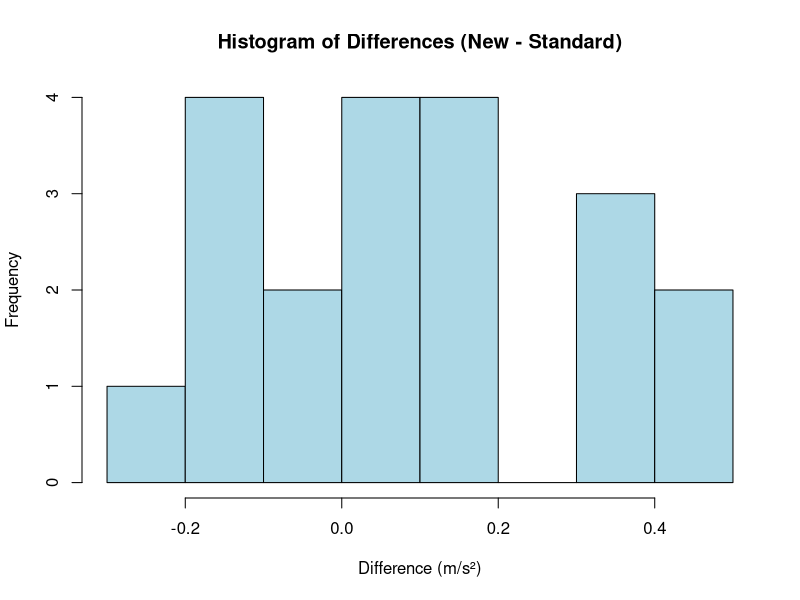
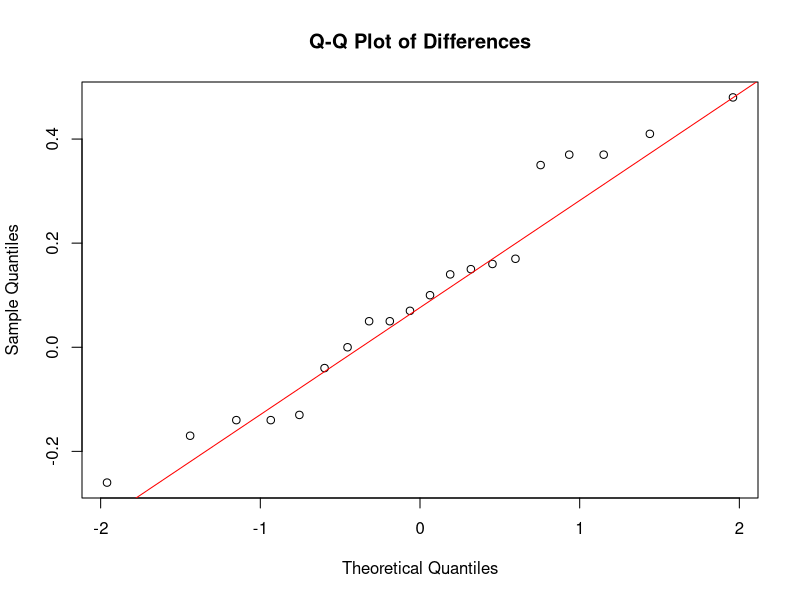
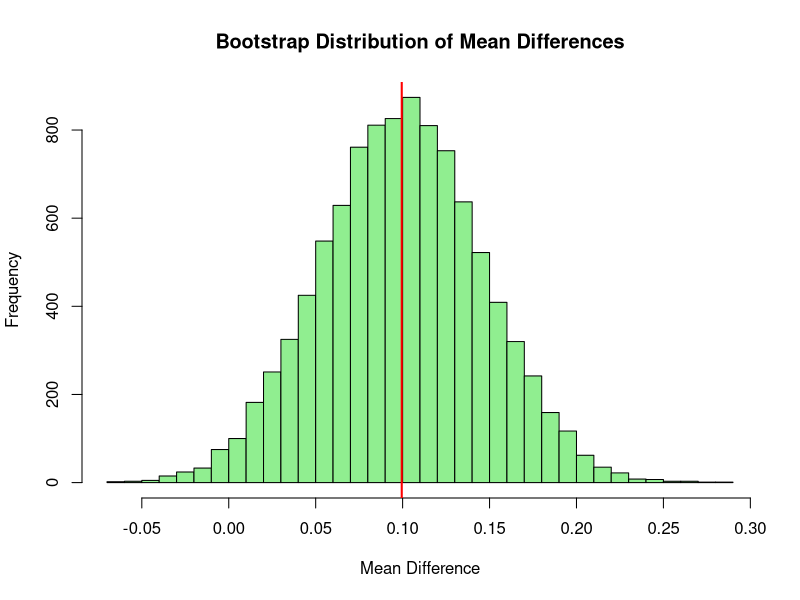
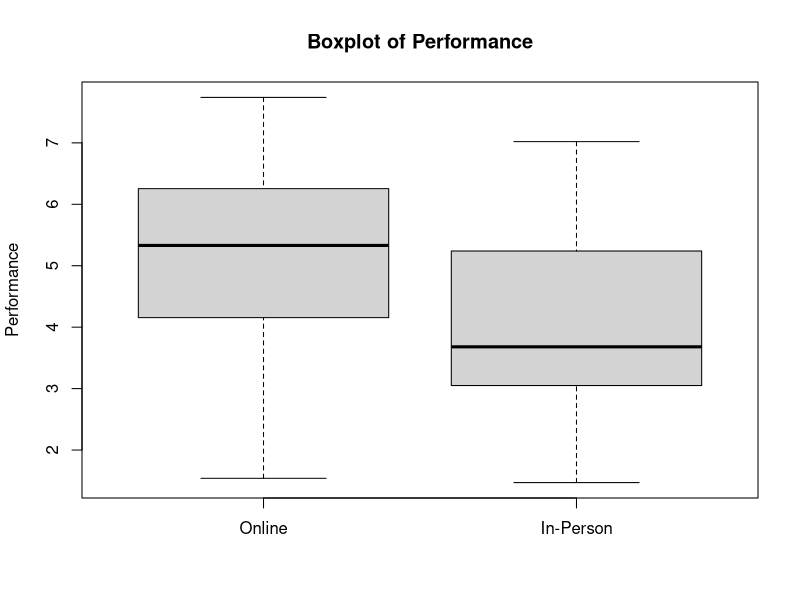
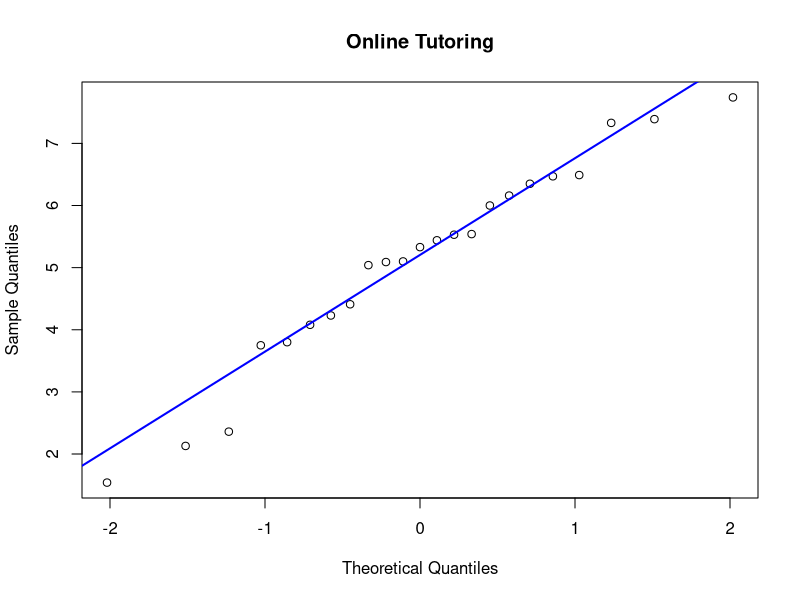
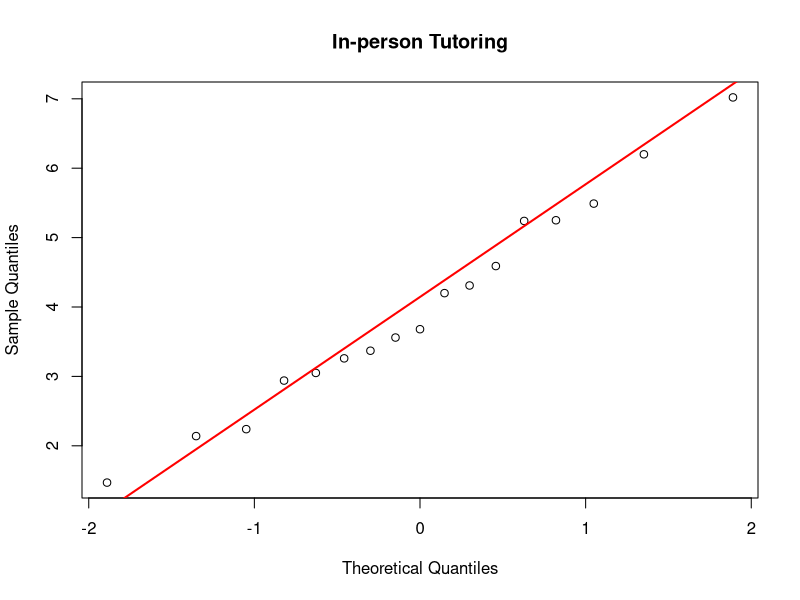

Write R code to recreate these figures, in order.
## ---- chunk 1
test.A = c(5.90, 5.26, 2.97, 7.15, 10.06, 11.87, 1.94, 6.27, 6.81, 4.08, 8.13, 15.18, 8.82, 3.87, 5.23, 11.29, 7.92, 12.82, 7.20, 10.03)
test.B = c(6.07, 4.89, 2.92, 7.00, 9.99, 11.70, 1.94, 5.86, 6.95, 4.03, 7.76, 15.02, 9.08, 3.73, 4.88, 10.81, 8.05, 12.96, 7.10, 10.07)
## ---- chunk 2
diffs <- test.A - test.B

n <- length(diffs)
mean_diff <- mean(diffs)
sd_diff <- sd(diffs)

# Histogram
hist(diffs, main = "Histogram of Differences (New - Standard)", 
     xlab = "Difference (m/s²)", col = "lightblue", breaks = 8)

# Q-Q Plot
qqnorm(diffs, main = "Q-Q Plot of Differences")
qqline(diffs, col = "red")

## ---- chunk 3

# t-statistic
t_obs <- mean_diff * sqrt(n) / sd_diff 

# One-sided P-value
p_value <- pt(t_obs, df = n - 1, lower.tail = FALSE)
n
mean_diff
sd_diff
t_obs
p_value

## ---- chunk 4

set.seed(123)
B <- 10000
bootstrap_stats <- numeric(B)

for (i in 1:B) {
  resample <- sample(diffs, replace = TRUE)
  bootstrap_stats[i] <- mean(resample)
}

hist(bootstrap_stats, 
     main = "Bootstrap Distribution of Mean Differences", 
     xlab = "Mean Difference", col = "lightgreen", breaks = 30)
abline(v = mean_diff, col = "red", lwd = 2)  # mark observed mean


## ---- chunk 5


# One-sided P-value: proportion of bootstrap means >= observed mean
p_bootstrap <- mean(bootstrap_stats >= mean_diff)
p_bootstrap


## ---- chunk 6

group.A = c(5.54, 4.41, 6.35, 5.04, 7.33, 6.47, 4.08, 6.00, 7.39, 5.53, 1.54, 6.16, 4.23, 2.36, 5.09, 5.10, 5.33, 3.75, 6.49, 2.13, 5.44, 7.74, 3.80)

group.B = c(4.31, 6.20, 5.25, 2.14, 3.26, 1.47, 2.24, 4.20, 3.56, 3.68, 7.02, 2.94,
5.49, 3.37, 4.59, 3.05, 5.24)

## ---- chunk 7

# Boxplot
boxplot(group.A, group.B, names = c("Online", "In-Person"), main = "Boxplot of Performance", ylab = "Performance")

# QQ plots for normality
qqnorm(group.A,main = "Online Tutoring"); qqline(group.A, col="blue", lwd=2)
qqnorm(group.B,main = "In-person Tutoring"); qqline(group.B, col="red", lwd=2)

sd(group.A)  
sd(group.B)  

## ---- chunk 8
nA <- length(group.A)  
nB <- length(group.B) 

meanA <- mean(group.A)  
meanB <- mean(group.B)  

sdA <- sd(group.A)  
sdB <- sd(group.B)  

# Pooled standard deviation
sp <- sqrt(((nA - 1)*sdA^2 + (nB - 1)*sdB^2) / (nA + nB - 2))  


# Test statistic
t_stat <- (meanA - meanB) / (sp * sqrt(1/nA + 1/nB))  

nA
nB
meanA
meanB
sdA
sdB
sp
t_stat
## ---- chunk 9

df <- nA + nB - 2
t_critical <- qt(0.975, df)


abs(t_stat) > t_critical


if (abs(t_stat) > t_critical) {
  cat("Reject the null hypothesis: There is a significant difference in performance.\n")
} else {
  cat("Fail to reject the null hypothesis: No significant difference detected.\n")
}

cat("t-statistic:", round(t_stat, 3), "\n")
cat("Critical t-value:", round(t_critical, 3), "\n")
cat("Degrees of freedom:", df, "\n")


## ---- chunk 10
t.test(group.A, group.B, var.equal = FALSE)

## ---- chunk 11

# Welch t-statistic
numerator <- meanA - meanB
se <- sqrt((sdA^2 / nA) + (sdB^2 / nB))
t_welch <- numerator / se

# Degrees of freedom 
df_welch <- ((sdA^2 / nA + sdB^2 / nB)^2) /
  (((sdA^2 / nA)^2) / (nA - 1) + ((sdB^2 / nB)^2) / (nB - 1))

# Two-tailed p-value
p_value <- 2 * pt(-abs(t_welch), df = df_welch)


cat("Welch t-statistic:", round(t_welch, 4), "\n") # Using round method to round up the digits upto the digits mentioned next to it.
cat("Degrees of freedom:", round(df_welch, 3), "\n")
cat("P-value:", round(p_value, 5), "\n")

## ---- chunk 12

# Loading the knitr package
library(knitr)

# Creating the table data frame
obs_table <- data.frame(
  `Age Group` = c("Under 18", "18–29", "30–49", "50+", "Total"),
  Laptop = c(12, 14, 16, 8, 50),
  Desktop = c(6, 10, 12, 16, 44),
  Tablet = c(12, 6, 12, 6, 36),
  Total = c(30, 30, 40, 30, 130)
)

# Display the table
kable(obs_table, caption = "Observed Frequencies with Row and Column Totals")

## ---- chunk 13


# Create the expected frequency table with formulas and values
expected_table <- data.frame(
  `Age Group` = c("Under 18", "18–29", "30–49", "50+", "**Total**"),
  `Laptop (E)` = c(
    "$\\frac{30 \\times 50}{130} = 11.54$",
    "$\\frac{30 \\times 50}{130} = 11.54$",
    "$\\frac{40 \\times 50}{130} = 15.38$",
    "$\\frac{30 \\times 50}{130} = 11.54$",
    "50"
  ),
  `Desktop (E)` = c(
    "$\\frac{30 \\times 44}{130} = 10.15$",
    "$\\frac{30 \\times 44}{130} = 10.15$",
    "$\\frac{40 \\times 44}{130} = 13.54$",
    "$\\frac{30 \\times 44}{130} = 10.15$",
    "44"
  ),
  `Tablet (E)` = c(
    "$\\frac{30 \\times 36}{130} = 8.31$",
    "$\\frac{30 \\times 36}{130} = 8.31$",
    "$\\frac{40 \\times 36}{130} = 11.08$",
    "$\\frac{30 \\times 36}{130} = 8.31$",
    "36"
  ),
  Total = c("30", "30", "40", "30", "130")
)

# Render the table
kable(expected_table, escape = FALSE, caption = "Expected Frequencies of Device Preference by Age Group")


## ---- chunk 14
# Observed frequencies
observed <- matrix(c(
  12, 6, 12,   # Under 18
  14, 10, 6,   # 18–29
  16, 12, 12,  # 30–49
  8, 16, 6     # 50+
), nrow = 4, byrow = TRUE)

# Expected frequencies
expected <- matrix(c(
  11.54, 10.15, 8.31,
  11.54, 10.15, 8.31,
  15.38, 13.54, 11.08,
  11.54, 10.15, 8.31
), nrow = 4, byrow = TRUE)

# Computing the Chi-squared statistic manually
chi_sq <- sum((observed - expected)^2 / expected)


chi_sq

## ---- chunk 15

# Degrees of freedom
df <- (4 - 1) * (3 - 1)

# 5% significance level (right-tail)
critical_value <- qchisq(0.95, df)

# Output
critical_value


